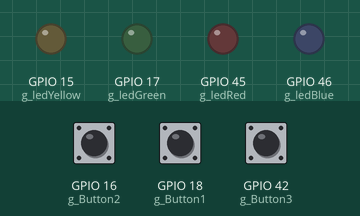
Recording of a program running on a simulated ESP32-S3. On the bench: output pins drawn as LEDs (lit = HIGH). Inputs (shaded band) come from the test bench; at power-on: GPIO 16 (g_Button2) HIGH, GPIO 42 (g_Button3) HIGH, GPIO 18 (g_Button1) HIGH.

Above: at 0.8 s.
0.9 s: GPIO 16 (g_Button2) pulled LOW for 0.15 s
At 1.9 s:
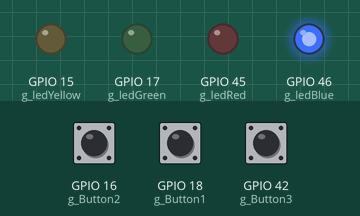
2.5 s: GPIO 42 (g_Button3) pulled LOW for 0.15 s
At 3.1 s:
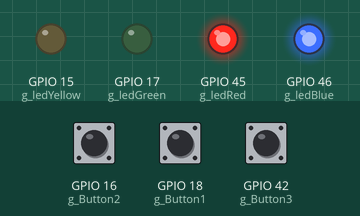
4.1 s: GPIO 16 (g_Button2) pulled LOW for 1 s
At 5.5 s:
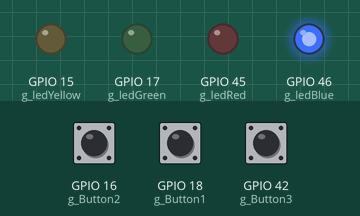
6.6 s: GPIO 18 (g_Button1) pulled LOW for 0.15 s
At 7.4 s:
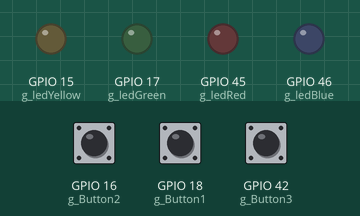
8.2 s: GPIO 42 (g_Button3) pulled LOW for 1 s
At 8.6 s:
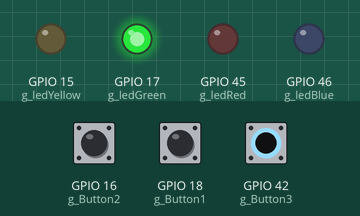
10.7 s: GPIO 16 (g_Button2) driven LOW and GPIO 42 (g_Button3) driven LOW
At 12.0 s:
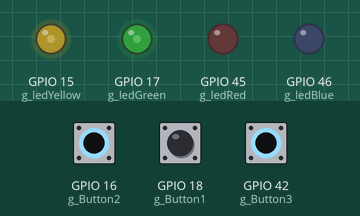
Timing chart, 0 to 13.2 s (numbered marks = the images above; inputs shaded):
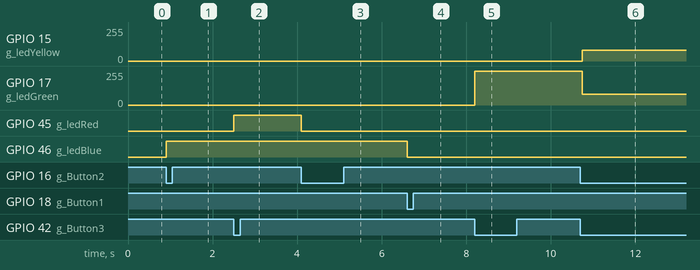

Measured:
- after the input at 0.9 s, GPIO 46 (g_ledBlue): LOW → HIGH at once
- after the input at 2.5 s, GPIO 45 (g_ledRed): LOW → HIGH at once
- after the input at 4.1 s, GPIO 45 (g_ledRed): HIGH → LOW at once
- after the input at 6.6 s, GPIO 46 (g_ledBlue): HIGH → LOW at once
- after the input at 8.2 s, GPIO 17 (g_ledGreen): 0/255 → 255/255 at once
- after the input at 10.7 s, GPIO 15 (g_ledYellow): 0/255 → 80/255 at once; GPIO 17 (g_ledGreen): 255/255 → 80/255 at once

The program:

main.cpp
```cpp
#include <driver/gpio.h>
#include <iostream>
#include <chrono>
#include <thread>
//////////////////////////////////////////
constexpr gpio_num_t g_ledRed = GPIO_NUM_45;
constexpr gpio_num_t g_ledGreen = GPIO_NUM_17;
constexpr gpio_num_t g_ledBlue = GPIO_NUM_46;
constexpr gpio_num_t g_ledYellow = GPIO_NUM_15;
constexpr gpio_num_t g_Button1 = GPIO_NUM_18;
constexpr gpio_num_t g_Button2 = GPIO_NUM_16;
constexpr gpio_num_t g_Button3 = GPIO_NUM_42;

extern "C" void app_main(void)
{
    using namespace std::chrono_literals;
    gpio_config_t io_conf = {
        .pin_bit_mask = (1ULL << g_ledRed) | (1ULL << g_ledGreen) | (1ULL << g_ledBlue) | (1ULL << g_ledYellow),
        .mode = GPIO_MODE_OUTPUT,
        .pull_up_en = GPIO_PULLUP_ENABLE,
        .pull_down_en = GPIO_PULLDOWN_DISABLE,
        .intr_type = GPIO_INTR_DISABLE,
    };
    gpio_config_t but_conf = {
        .pin_bit_mask = (1ULL << g_Button1) | (1ULL << g_Button2) | (1ULL << g_Button3),
        .mode = GPIO_MODE_INPUT,
        .pull_up_en = GPIO_PULLUP_ENABLE,
        .pull_down_en = GPIO_PULLDOWN_ENABLE,
        .intr_type = GPIO_INTR_DISABLE,
    };

    gpio_config(&io_conf);
    gpio_config(&but_conf);
    enum state
    {
        A,
        B,
        C,
        D
    };
    state stav = A;

    while (true)
    {
        switch (stav)
        {
        case A:
            if (gpio_get_level(g_Button3) == 0)
            {
                gpio_set_level(g_ledRed, 1);
            }
            if (gpio_get_level(g_Button1) == 0)
            {
                stav = B;
            }
            if (gpio_get_level(g_Button2) == 0)
            {
                stav = C;
            }
            break;
        case B:
            gpio_set_level(g_ledYellow, 0);
            gpio_set_level(g_ledBlue, 0);
            gpio_set_level(g_ledRed, 0);
            if (gpio_get_level(g_Button3) == 0)
            {
                gpio_set_level(g_ledGreen, 1);
            }
            if (gpio_get_level(g_Button2) == 0)
            {
                stav = D;
            }
            if (gpio_get_level(g_Button1) == 0)
            {
                stav = A;
            }

            break;
        case D:
            gpio_set_level(g_ledGreen, 0);
            gpio_set_level(g_ledBlue, 0);
            gpio_set_level(g_ledRed, 0);
            if (gpio_get_level(g_Button3) == 0)
            {
                gpio_set_level(g_ledYellow, 1);
            }
            if (gpio_get_level(g_Button2) == 0)
            {
                stav = B;
            }
            if (gpio_get_level(g_Button1) == 0)
            {
                stav = C;
            }
            break;
        case C:
            gpio_set_level(g_ledGreen, 0);
            gpio_set_level(g_ledYellow, 0);
            gpio_set_level(g_ledRed, 0);
            if (gpio_get_level(g_Button2) == 0)
            {
                stav = A;
            }
            if (gpio_get_level(g_Button2) == 0)
            {
                gpio_set_level(g_ledBlue, 1);
            }

            break;
        default:
            break;
        }

        //     if(gpio_get_level(g_Button1)==0 && (state ==0)){
        //         gpio_set_level(g_ledGreen,0);
        //     }
        //     else{
        //         gpio_set_level(g_ledGreen,1);
        //     }
    }
}
```
